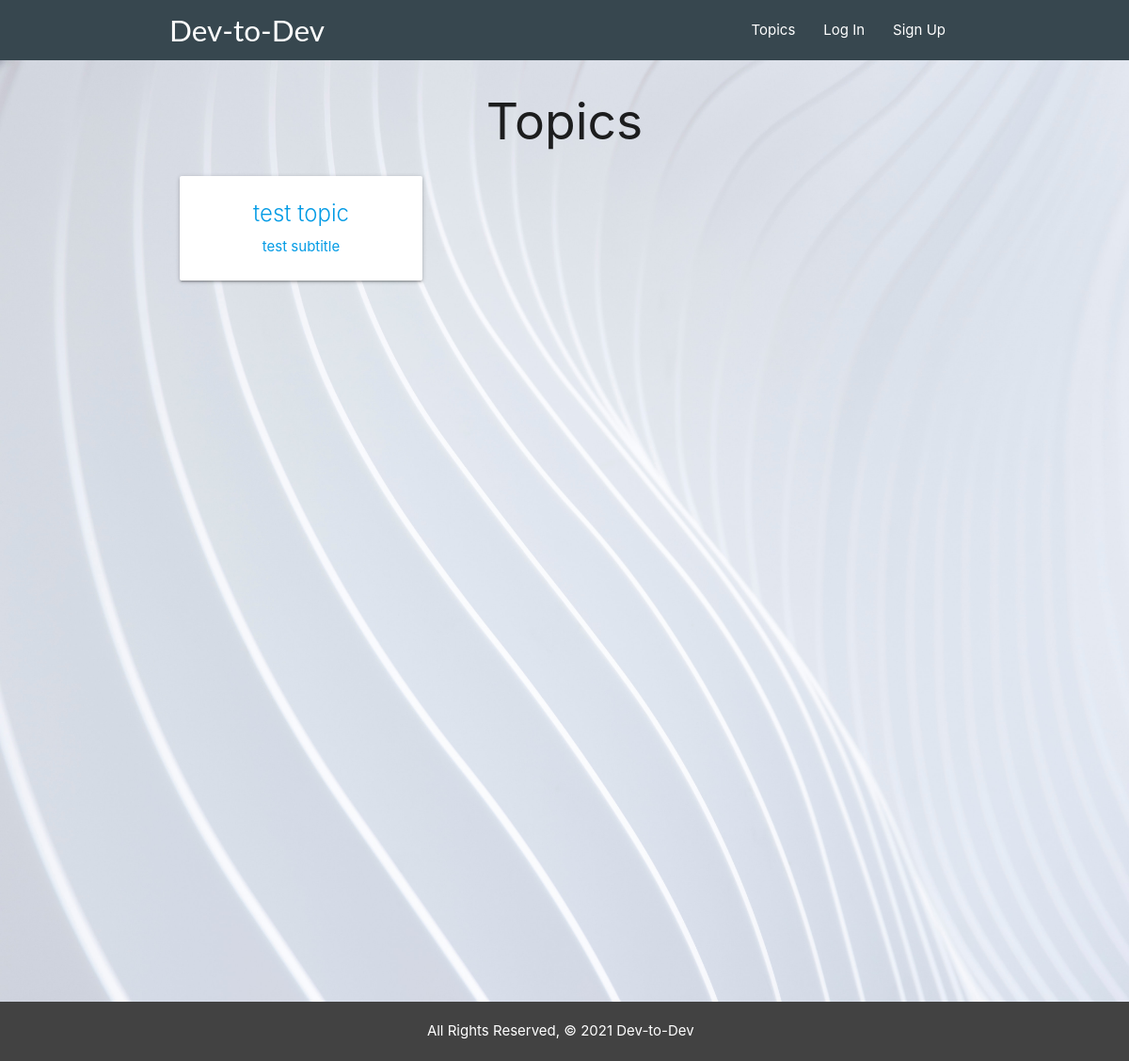
/topics/, run on an earlier commit of the app's database.
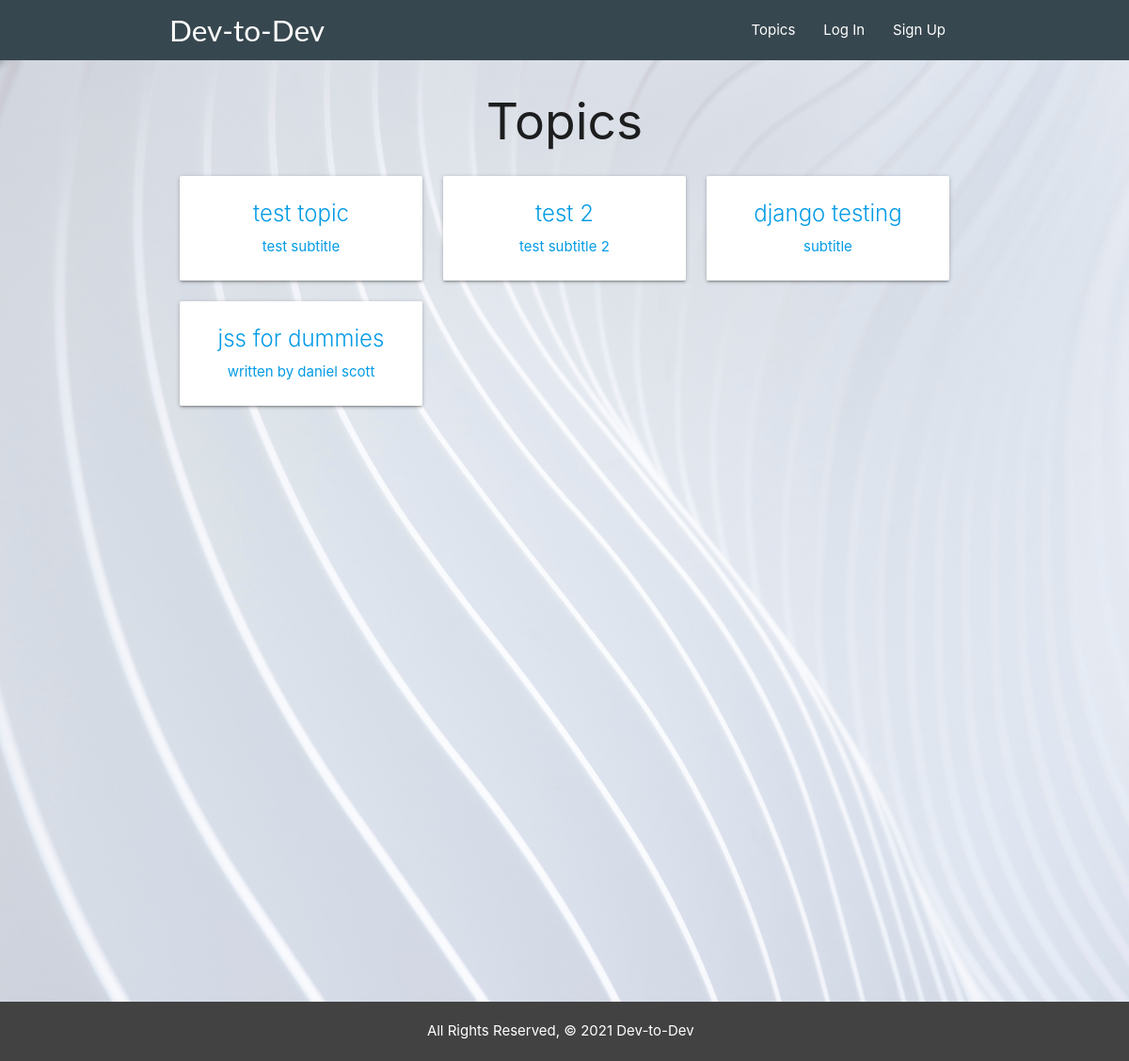
And on a later commit of the database.
### main_app/models.py (models this page shows, shortened)
class Topic(models.Model):
    title = models.CharField(max_length=50)
    subtitle = models.CharField(max_length=100)
    date = models.DateField('date_published', auto_now=True)

### main_app/views.py (the view)
# urls.py: path('topics/', views.TopicIndex.as_view(), name='index'),
class TopicIndex(ListView):
  model = Topic
  template_name = 'topics/index.html'

### main_app/templates/topics/index.html
{% extends 'base.html' %}
{% block content %}
<div class="container">
    <h2 class="center">Topics</h2>
    <div class="row">
        {% for topic in object_list %}
            <div class="col s12 m6 l4">
                <a href="{% url 'detail' topic.id %}">
                    <div class="card hoverable">
                        <div class="card-content center-align">
                            <span class="card-title">{{ topic.title }}</span>
                            <p>{{ topic.subtitle }}</p>
                        </div>
                    </div>
                </a>
            </div>
        {% endfor %}
    </div>
</div>
{% endblock %}

What changed in the data, as far as the page shows it:
added Topic: title "test 2", subtitle "test subtitle 2"
added Topic: title "django testing", subtitle "subtitle"
added Topic: title "jss for dummies", subtitle "written by daniel scott"
